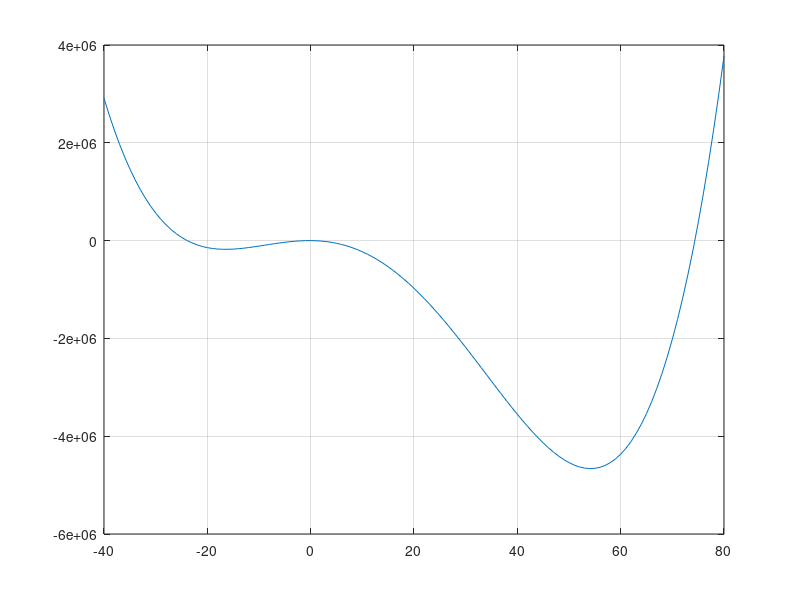

Reproduce this figure in MATLAB.
%% Titel
% Genetic algorithm example with only one objective function

%% cleanings :)
clc
clear
close all

%% Introduc a function
lb = -40;   %lower band
ub = 80;    %uper band

xx = lb:ub;
Fitness_function = @(x) x.^4 - 50*x.^3 - 1800*x.^2 - 800*x;

plot(xx, Fitness_function(xx))
grid on
